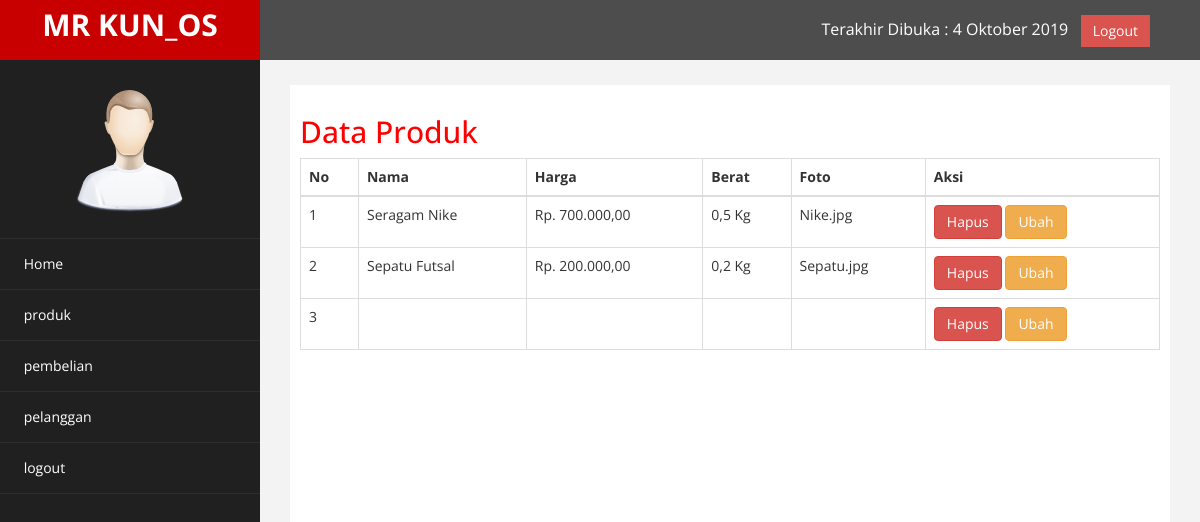
The page /index.php?halaman=produk on the database its author committed.
### tables this page shows
CREATE TABLE `produk` (
  `id_produk` int(11) NOT NULL,
  `nama_produk` varchar(100) NOT NULL,
  `harga_produk` varchar(100) NOT NULL,
  `berat` varchar(100) NOT NULL,
  `foto_produk` varchar(100) NOT NULL
);

### produk.php (the view)
<h2>Data Produk</h2>
<table class="table table-bordered">
	<thead>
		<tr>
			<th>No</th>
			<th>Nama</th>
			<th>Harga</th>
			<th>Berat</th>
			<th>Foto</th>
			<th>Aksi</th>
		</tr>
	</thead>
	<tbody>
		<?php $nomor=1; ?>
		<?php $ambil=$koneksi->query("SELECT * FROM produk"); ?>
		<?php while($pecah = $ambil->fetch_assoc()){ ?>
		<tr>
			<td><?php echo $nomor; ?></td>
			<td><?php echo $pecah['nama_produk']; ?></td>
			<td><?php echo $pecah['harga_produk']; ?></td>
			<td><?php echo $pecah['berat']; ?></td>
			<td><?php echo $pecah['foto_produk']; ?></td>
			<td>
				<a href="" class="btn-danger btn">Hapus</a>
				<a href="" class="btn btn-warning">Ubah</a>
			</td>
		</tr>
		<?php $nomor++; ?>
		<?php } ?>
	</tbody>
</table>

### assets/css/custom.css (style rules this page uses)
body { font-family: 'Open Sans', sans-serif; }
h2 { color: #f00; }

### rows shown on the page
produk: nama_produk "Seragam Nike", harga_produk "Rp. 700.000,00", berat "0,5 Kg", foto_produk "Nike.jpg"
produk: nama_produk "Sepatu Futsal", harga_produk "Rp. 200.000,00", berat "0,2 Kg", foto_produk "Sepatu.jpg"
